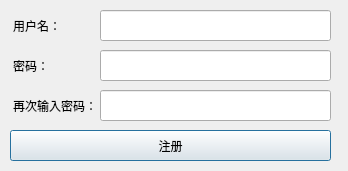
<?xml version="1.0" encoding="UTF-8"?>
<ui version="4.0">
 <class>SignUpDialog</class>
 <widget class="QDialog" name="SignUpDialog">
  <property name="geometry">
   <rect>
    <x>0</x>
    <y>0</y>
    <width>348</width>
    <height>171</height>
   </rect>
  </property>
  <property name="windowTitle">
   <string>注册</string>
  </property>
  <widget class="QLineEdit" name="lineEdit">
   <property name="geometry">
    <rect>
     <x>100</x>
     <y>10</y>
     <width>231</width>
     <height>31</height>
    </rect>
   </property>
  </widget>
  <widget class="QLabel" name="label">
   <property name="geometry">
    <rect>
     <x>13</x>
     <y>15</y>
     <width>51</width>
     <height>21</height>
    </rect>
   </property>
   <property name="text">
    <string>用户名：</string>
   </property>
  </widget>
  <widget class="QLabel" name="label_2">
   <property name="geometry">
    <rect>
     <x>13</x>
     <y>55</y>
     <width>51</width>
     <height>21</height>
    </rect>
   </property>
   <property name="text">
    <string>密码：</string>
   </property>
  </widget>
  <widget class="QLineEdit" name="lineEdit_2">
   <property name="geometry">
    <rect>
     <x>100</x>
     <y>50</y>
     <width>231</width>
     <height>31</height>
    </rect>
   </property>
  </widget>
  <widget class="QLineEdit" name="lineEdit_3">
   <property name="geometry">
    <rect>
     <x>100</x>
     <y>90</y>
     <width>231</width>
     <height>31</height>
    </rect>
   </property>
  </widget>
  <widget class="QLabel" name="label_3">
   <property name="geometry">
    <rect>
     <x>13</x>
     <y>95</y>
     <width>81</width>
     <height>21</height>
    </rect>
   </property>
   <property name="text">
    <string>再次输入密码：</string>
   </property>
  </widget>
  <widget class="QPushButton" name="pushButton">
   <property name="geometry">
    <rect>
     <x>10</x>
     <y>130</y>
     <width>321</width>
     <height>31</height>
    </rect>
   </property>
   <property name="text">
    <string>注册</string>
   </property>
  </widget>
 </widget>
 <resources/>
 <connections/>
</ui>
